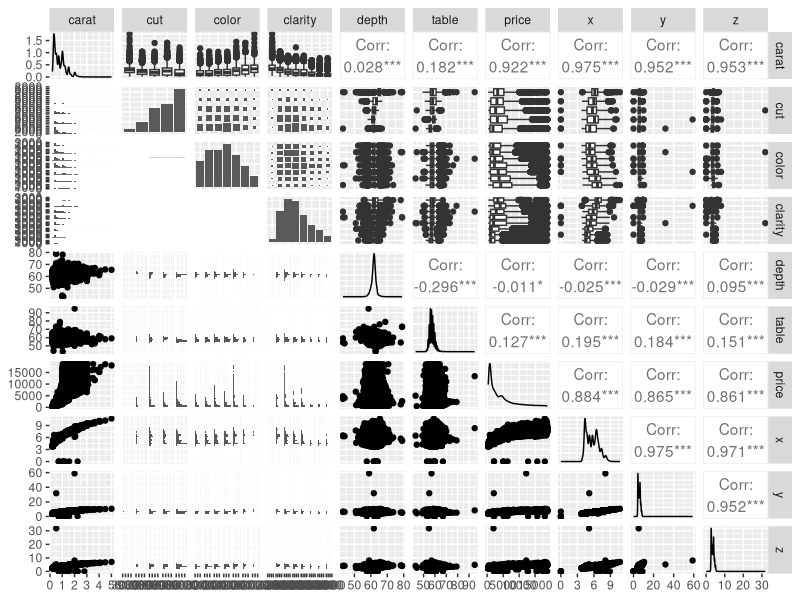
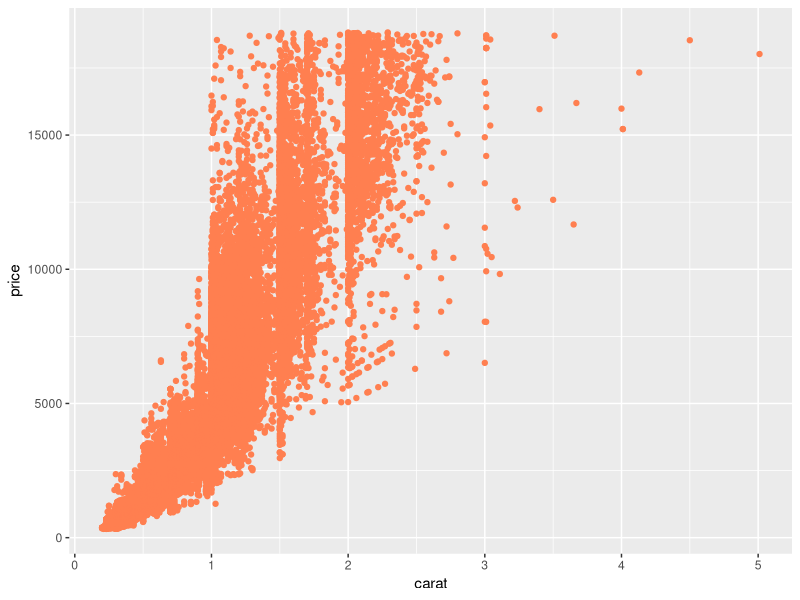
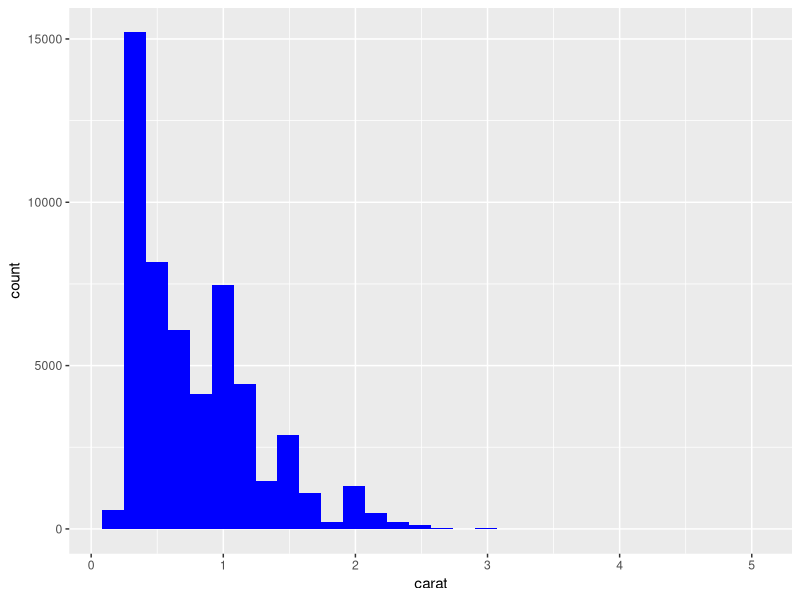
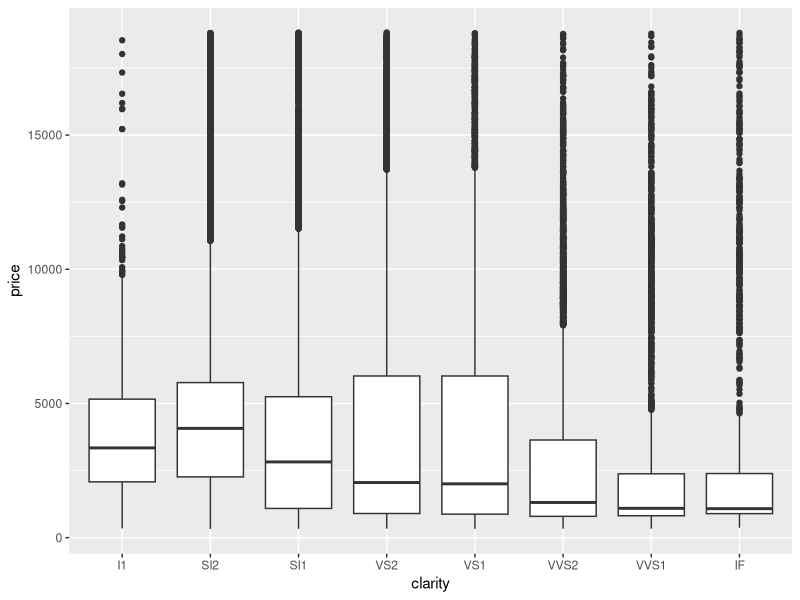

Here is the R script that generated these plots, in order:
## ---- chunk 1
# set up code chunk
library(tidyverse)
library(skimr)
library(GGally)
View(diamonds)
names(diamonds)
dim(diamonds)
summary(diamonds)
head(diamonds)
tail(diamonds)
skimr::skim(diamonds)
## ---- chunk 2
# creating a pairplot
GGally::ggpairs(diamonds)

## ---- chunk 3
ggplot(data = diamonds, aes(x = carat, y = price,)) +
  geom_point(color = "coral")
geom_jitter()

## ---- chunk 4
ggplot(data = diamonds, aes(x = carat)) +
  geom_histogram(fill ="blue")
## ---- chunk 5
ggplot(data = diamonds, aes(x = clarity, y = price)) +
  geom_boxplot()
